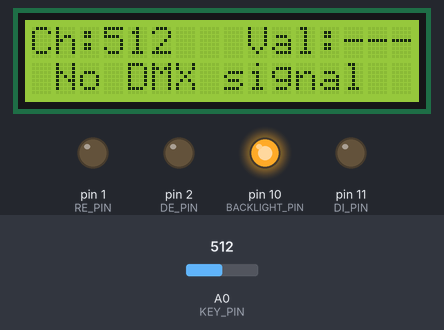
A sketch run on a simulated Arduino Uno, built with avr-gcc and run on an emulated ATmega328P. On the bench: 16×2 character LCD, output pins drawn as LEDs (lit = HIGH). The test bench sets the inputs (shaded band); at power-on: A0 (KEY_PIN) = 512.

Above: at 2.4 s.
2.5 s: A0 (KEY_PIN) set to 320
At 2.8 s:
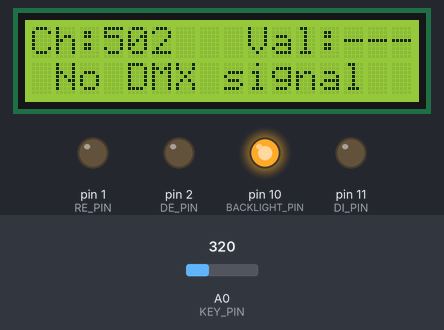
4.0 s: A0 (KEY_PIN) set to 340
At 4.9 s:
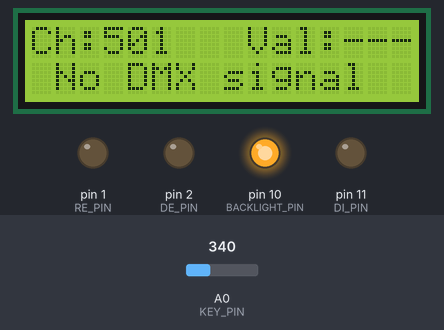
5.5 s: A0 (KEY_PIN) set to 306
At 6.2 s:
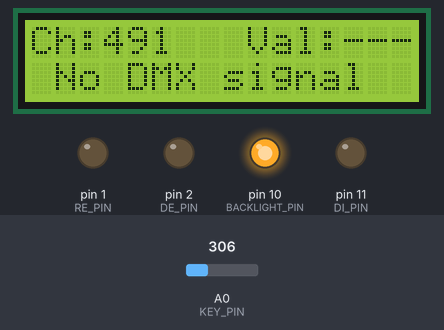
Timing chart, 0 to 8.5 s (numbered marks = the images above; inputs shaded):
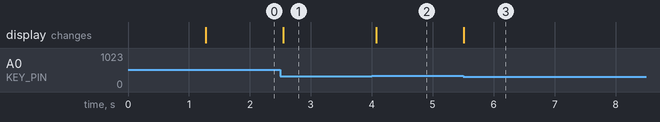

Measured:
- after the input at 2.5 s, the display: changes after 0.05 s (image 1)
- after the input at 4.0 s, the display: changes after 0.07 s (image 2)
- after the input at 5.5 s, the display: changes at once (image 3)

The sketch:

DmxMonitor.ino
```cpp
// DmxMonitor/DmxMonitor.ino
// DMX512 monitor using a MAX485 module and the Almocn 1602 LCD Keypad Shield.
//
// ── MAX485 wiring ─────────────────────────────────────────────────────────
//   MAX485  │ Arduino    │ Notes
//   ────────┼────────────┼──────────────────────────────────────────────────
//   RO      │ D0 (RX)   │ Receiver Output → hardware UART RX
//   RE      │ D1 (TX)   │ Receiver Enable (active LOW)  — held LOW = RX
//   DE      │ D2        │ Driver Enable   (active HIGH) — held LOW = RX
//   DI      │ D11       │ Driver Input — held LOW (receive only)
//   A       │ DMX +     │ Non-inverting RS-485 line (XLR 3-pin: pin 3)
//   B       │ DMX −     │ Inverting   RS-485 line (XLR 3-pin: pin 2)
//   VCC     │ 5 V       │
//   GND     │ GND       │
//
//   Optional: 120 Ω termination resistor across A and B at the last device.
//
// ⚠ D0 is shared with the USB–serial upload link.
//   Disconnect the MAX485 RO wire from D0 before uploading, then
//   reconnect it afterwards.
//
// Targets Arduino Uno / Nano (ATmega328P, 16 MHz).
// For Arduino Mega: connect MAX485 RO to D19 (Serial1 RX) instead of D0,
// then replace the UBRR0/UCSR0x/USART_RX registers with UBRR1/UCSR1x/
// USART1_RX in setupDMX() and the ISR.
//
// ── Normal view ───────────────────────────────────────────────────────────
//   Row 0:  Ch:001   Val:255
//   Row 1:  [##############]   ← 14-segment bar graph
//
// ── No-signal view ────────────────────────────────────────────────────────
//   Row 0:  Ch:001   Val:---
//   Row 1:   No DMX signal
//
// ── Keypad controls ───────────────────────────────────────────────────────
//   RIGHT / LEFT   channel ±1  (wraps at 1 and 512)
//   UP    / DOWN   channel ±10
//   SELECT         jump back to channel 1

// Declare Button before the first #include so the Arduino IDE's
// auto-generated function prototypes (inserted after the last #include)
// can see the type definition without needing a separate header file.
enum Button { BTN_RIGHT, BTN_UP, BTN_DOWN, BTN_LEFT, BTN_SELECT, BTN_NONE };

#include <LiquidCrystal.h>

// ---------------------------------------------------------------------------
// Hardware pins
// ---------------------------------------------------------------------------
LiquidCrystal lcd(8, 9, 4, 5, 6, 7);

const int KEY_PIN       = A0;
const int BACKLIGHT_PIN = 10;
const int RE_PIN        = 1;   // MAX485 RE (Receiver Enable, active LOW)  — D1/TX
const int DE_PIN        = 2;   // MAX485 DE (Driver Enable, active HIGH)
const int DI_PIN        = 11;  // MAX485 DI (Driver Input) — held LOW, receive only

// Set BACKLIGHT_ON_LEVEL to LOW if your shield uses an active-LOW backlight.
const bool BACKLIGHT_ON_LEVEL  = HIGH;
const bool BACKLIGHT_OFF_LEVEL = !BACKLIGHT_ON_LEVEL;

// ---------------------------------------------------------------------------
// Timing constants
// ---------------------------------------------------------------------------
const unsigned long DEBOUNCE_MS       = 40;    // button stability window (ms)
const unsigned long LOOP_DELAY_MS     = 80;    // display refresh interval (ms)
const unsigned long SPLASH_MS         = 1200;  // startup banner duration  (ms)
const unsigned long SIGNAL_TIMEOUT_MS = 1000;  // ms with no frame → signal lost

// ---------------------------------------------------------------------------
// DMX protocol
// ---------------------------------------------------------------------------
const int DMX_CHANNELS = 512;

// DMX receive state machine (runs inside ISR)
enum DmxRxState { DMX_IDLE, DMX_BREAK, DMX_DATA };

volatile DmxRxState dmxState      = DMX_IDLE;
volatile uint16_t   dmxBufIdx     = 0;   // write index into dmxBuf[]
volatile uint16_t   dmxFrameSize  = 0;   // byte count when frame was published
volatile bool       dmxFrameReady = false;
volatile uint8_t    dmxBuf[DMX_CHANNELS];  // working buffer (ISR writes here)
         uint8_t    dmxFrame[DMX_CHANNELS]; // stable copy for main-loop reads

// Updated in main loop only (avoids calling millis() from inside the ISR)
bool          dmxEverReceived = false;
unsigned long dmxLastFrameMs  = 0;

// ---------------------------------------------------------------------------
// UART / DMX initialisation
// ---------------------------------------------------------------------------
// Configures hardware UART0 for DMX512: 250 000 baud, 8 data bits,
// 2 stop bits, no parity.  Arduino's Serial library is NOT used here,
// so there is no conflict with its ISR — we install our own ISR below.
void setupDMX() {
  pinMode(RE_PIN, OUTPUT);
  digitalWrite(RE_PIN, LOW);   // MAX485 RE LOW → receiver enabled
  pinMode(DE_PIN, OUTPUT);
  digitalWrite(DE_PIN, LOW);   // MAX485 DE LOW → driver disabled (receive-only)
  pinMode(DI_PIN, OUTPUT);
  digitalWrite(DI_PIN, LOW);   // MAX485 DI LOW → driver input grounded

  // Baud rate register: UBRR = F_CPU / (16 × baud) − 1
  // At 16 MHz: 16 000 000 / (16 × 250 000) − 1 = 3
  UBRR0H = 0;
  UBRR0L = 3;

  UCSR0A = 0;                                          // no double-speed mode
  UCSR0B = _BV(RXEN0) | _BV(RXCIE0);                  // enable RX + RX-complete ISR
  UCSR0C = _BV(USBS0) | _BV(UCSZ01) | _BV(UCSZ00);   // 8 data bits, 2 stop bits
}

// ---------------------------------------------------------------------------
// UART RX-complete ISR — drives the DMX state machine
// ---------------------------------------------------------------------------
// The framing-error flag (FE0) is set when the UART detects a BREAK
// (the line is held LOW for longer than one full character frame).
// Reading UCSR0A BEFORE UDR0 captures the correct status for this byte;
// reading UDR0 clears the interrupt and advances the hardware FIFO.
ISR(USART_RX_vect) {
  bool    fe = (UCSR0A & _BV(FE0)) != 0;
  uint8_t b  = UDR0;   // must always be read to clear the interrupt

  if (fe) {
    // BREAK detected: end of the previous frame, start of a new one.
    // Publish whatever channel data we have collected so far.
    if (dmxState == DMX_DATA && dmxBufIdx > 0) {
      dmxFrameSize  = dmxBufIdx;
      dmxFrameReady = true;
    }
    dmxBufIdx = 0;
    dmxState  = DMX_BREAK;
    return;
  }

  switch (dmxState) {
    case DMX_BREAK:
      // First byte after BREAK is the DMX start code.
      // 0x00 = standard dimmer/controller protocol (DMX512-A).
      // Any other start code belongs to a different sub-protocol; skip it.
      dmxState = (b == 0x00) ? DMX_DATA : DMX_IDLE;
      break;

    case DMX_DATA:
      if (dmxBufIdx < (uint16_t)DMX_CHANNELS) {
        dmxBuf[dmxBufIdx++] = b;
      }
      // Publish as soon as all 512 channels have arrived.
      if (dmxBufIdx >= (uint16_t)DMX_CHANNELS) {
        dmxFrameSize  = DMX_CHANNELS;
        dmxFrameReady = true;
        dmxState      = DMX_IDLE;   // wait for the next BREAK
      }
      break;

    default:  // DMX_IDLE — discard byte, waiting for a BREAK
      break;
  }
}

// ---------------------------------------------------------------------------
// Copy the ISR buffer to the stable display buffer
// Returns true when new frame data was copied.
// ---------------------------------------------------------------------------
bool fetchDMXFrame() {
  noInterrupts();
  bool     ready = dmxFrameReady;
  uint16_t count = 0;
  if (ready) {
    count = dmxFrameSize;
    for (uint16_t i = 0; i < count; i++) {
      dmxFrame[i] = dmxBuf[i];
    }
    dmxFrameReady = false;
  }
  interrupts();

  if (ready) {
    dmxLastFrameMs  = millis();
    dmxEverReceived = true;
  }
  return ready;
}

// ---------------------------------------------------------------------------
// Button reading (identical mapping to all other sketches)
// ---------------------------------------------------------------------------
Button readButton(int adc) {
  if (adc < 50)   return BTN_RIGHT;
  if (adc < 180)  return BTN_UP;
  if (adc < 330)  return BTN_DOWN;
  if (adc < 525)  return BTN_LEFT;
  if (adc < 800)  return BTN_SELECT;
  return BTN_NONE;
}

// Returns the button that was just pressed (rising-edge only, debounced).
Button getPressEvent() {
  static Button        lastStable   = BTN_NONE;
  static unsigned long lastChangeMs = 0;

  const unsigned long now     = millis();
  Button              current = readButton(analogRead(KEY_PIN));

  if (current != lastStable) {
    if (now - lastChangeMs >= DEBOUNCE_MS) {
      lastStable   = current;
      lastChangeMs = now;
      if (lastStable != BTN_NONE) return lastStable;
    }
  } else {
    lastChangeMs = now;
  }
  return BTN_NONE;
}

// ---------------------------------------------------------------------------
// Backlight
// ---------------------------------------------------------------------------
void setBacklight(bool on) {
  digitalWrite(BACKLIGHT_PIN, on ? BACKLIGHT_ON_LEVEL : BACKLIGHT_OFF_LEVEL);
}

// ---------------------------------------------------------------------------
// Display helpers
// ---------------------------------------------------------------------------
int viewChannel = 1;   // 1-indexed channel currently shown (1–512)

// Print a zero-padded three-digit integer.
void printThreeDigits(int val) {
  if (val < 100) lcd.print('0');
  if (val < 10)  lcd.print('0');
  lcd.print(val);
}

// Render the DMX monitor view.
//
// Signal present:
//   Row 0:  Ch:NNN   Val:VVV   (16 chars)
//   Row 1:  [## bar graph ##]  (16 chars — 14 fill segments inside brackets)
//
// No signal:
//   Row 0:  Ch:NNN   Val:---   (16 chars)
//   Row 1:   No DMX signal     (16 chars)
void drawMonitor(bool signalPresent) {
  // ── Row 0: channel number and raw decimal value ───────────────────────
  lcd.setCursor(0, 0);
  lcd.print("Ch:");
  printThreeDigits(viewChannel);      // "001" … "512"
  lcd.print("   Val:");
  if (signalPresent) {
    printThreeDigits((int)dmxFrame[viewChannel - 1]); // "000" … "255"
  } else {
    lcd.print("---");
  }

  // ── Row 1: bar graph or no-signal message ─────────────────────────────
  lcd.setCursor(0, 1);
  if (signalPresent) {
    uint8_t val    = dmxFrame[viewChannel - 1];
    int     filled = (int)val * 14 / 255;  // 0–14 filled segments
    lcd.print('[');
    for (int i = 0; i < 14; i++) lcd.print(i < filled ? '#' : ' ');
    lcd.print(']');
  } else {
    lcd.print(" No DMX signal  ");   // 16 chars
  }
}

// ---------------------------------------------------------------------------
// setup
// ---------------------------------------------------------------------------
void setup() {
  pinMode(BACKLIGHT_PIN, OUTPUT);
  setBacklight(true);

  lcd.begin(16, 2);
  lcd.clear();
  lcd.print("  DMX Monitor   ");   // 16 chars
  lcd.setCursor(0, 1);
  lcd.print("MAX485 / DMX512 ");   // 16 chars
  delay(SPLASH_MS);
  lcd.clear();

  memset(dmxFrame, 0, sizeof(dmxFrame));
  setupDMX();
}

// ---------------------------------------------------------------------------
// loop
// ---------------------------------------------------------------------------
void loop() {
  Button pressed = getPressEvent();

  // Copy any newly completed DMX frame to the stable display buffer.
  // fetchDMXFrame() updates dmxLastFrameMs via millis(); capture 'now'
  // afterwards so the signal-timeout comparison can never underflow.
  fetchDMXFrame();
  const unsigned long now = millis();

  // Determine whether a live DMX signal is present.
  bool signalPresent = dmxEverReceived && (now - dmxLastFrameMs < SIGNAL_TIMEOUT_MS);

  // ── Channel navigation ────────────────────────────────────────────────
  switch (pressed) {
    case BTN_RIGHT:
      viewChannel = (viewChannel < DMX_CHANNELS) ? viewChannel + 1 : 1;
      break;
    case BTN_LEFT:
      viewChannel = (viewChannel > 1) ? viewChannel - 1 : DMX_CHANNELS;
      break;
    case BTN_UP:
      viewChannel += 10;
      if (viewChannel > DMX_CHANNELS) viewChannel = DMX_CHANNELS;
      break;
    case BTN_DOWN:
      viewChannel -= 10;
      if (viewChannel < 1) viewChannel = 1;
      break;
    case BTN_SELECT:
      viewChannel = 1;
      break;
    default:
      break;
  }

  drawMonitor(signalPresent);

  delay(LOOP_DELAY_MS);
}
```
